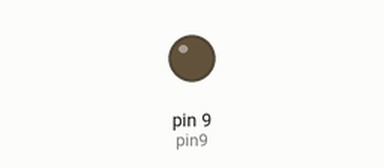
This sketch was run on a simulated Arduino Uno, built with avr-gcc and run on an emulated ATmega328P. Parts: output pins drawn as LEDs (lit = HIGH).

Above: at 0.2 s.
At 8.0 s:
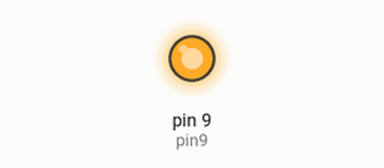
Timing chart, 0 to 17.6 s (numbered marks = the images above):
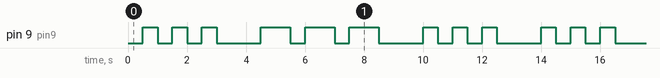

Measured:
- by itself, pin 9 (pin9): repeats every 13.5 s: 2 × (LOW 0.50 s, HIGH 0.50 s), LOW 1.5 s, 2 × (HIGH 1.0 s, LOW 0.50 s), HIGH 1.0 s, LOW 1.5 s, 2 × (HIGH 0.50 s, LOW 0.50 s), HIGH 0.50 s, LOW 1.5 s, HIGH 0.50 s
- by itself, everything shown: repeats every 13.5 s, in 18 steps

The sketch:

Morse.ino
```cpp
int dotMorse(int, int);
int dashMorse(int, int);
void codifier(char, int, int);

int pin9 = 9;

void setup()
{
  pinMode(pin9, OUTPUT);
}

void loop()
{
  codifier('s', pin9, 500);
  codifier('o', pin9, 500);
  codifier('s', pin9, 500);
}

int dotMorse(int numberPin, int timePause)
{
  digitalWrite(numberPin, HIGH);
  delay(timePause);
  digitalWrite(numberPin, LOW);
  delay (timePause);
}

int dashMorse(int numberPin, int timePause)
{
  digitalWrite(numberPin, HIGH);
  delay(timePause * 2);
  digitalWrite(numberPin, LOW);
  delay (timePause);
}

void codifier(char c, int numberPin, int timePause)
{
  delay(timePause);
  if (c == 'a')
  {
    dotMorse(numberPin, timePause);
    dashMorse(numberPin, timePause);
  }
  else if (c == 'b')
  {
    dashMorse(numberPin, timePause);
    dotMorse(numberPin, timePause);
    dotMorse(numberPin, timePause);
    dotMorse(numberPin, timePause);
  }
  else if (c == 'c')
  {
    dashMorse(numberPin, timePause);
    dotMorse(numberPin, timePause);
    dashMorse(numberPin, timePause);
    dotMorse(numberPin, timePause);
  }
  else if (c == 'd')
  {
    dashMorse(numberPin, timePause);
    dotMorse(numberPin, timePause);
    dotMorse(numberPin, timePause);
  }
  else if (c == 'e')
  {
    dotMorse(numberPin, timePause);
  }
  else if (c == 'o')
  {
    dashMorse(numberPin, timePause);
    dashMorse(numberPin, timePause);
    dashMorse(numberPin, timePause);
  }
  else if (c == 's')
  {
    dotMorse(numberPin, timePause);
    dotMorse(numberPin, timePause);
    dotMorse(numberPin, timePause);
  }

  delay(timePause);
}
```
